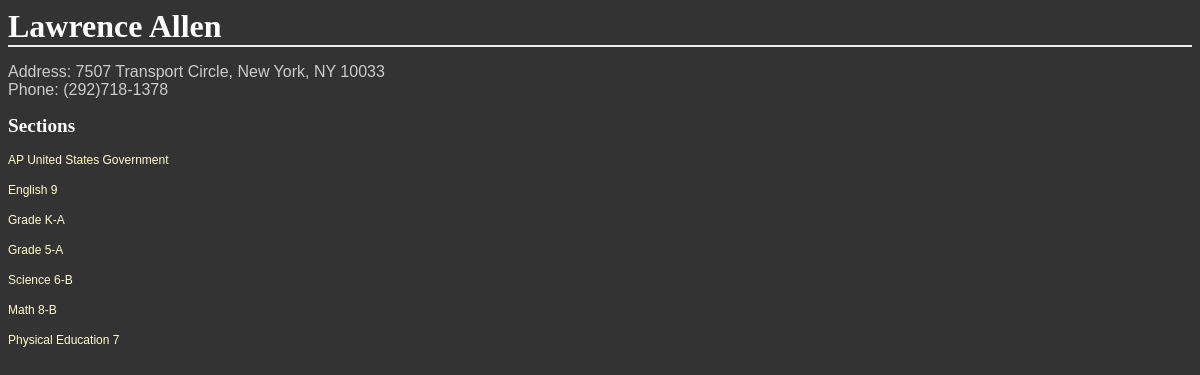
Before: /districts/1/schools/2/students/12/ with the older database file.
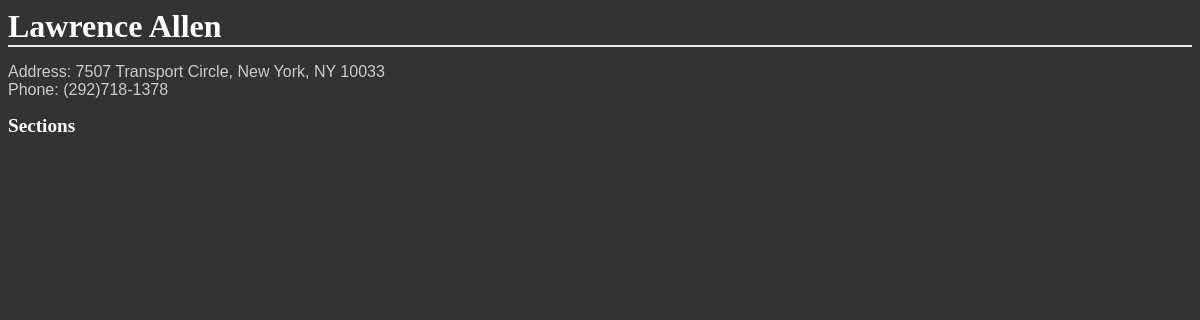
After: the same page with the newer database file.
### database_setup.py (models this page shows, shortened)
class Section(Base):
    __tablename__ = 'section'
    id = Column(Integer, primary_key=True)
    name = Column(String(40), nullable=False)
    school_id = Column(Integer, ForeignKey('school.id'))
    school = relationship(School)
    teacher_id = Column(Integer, ForeignKey('teacher.id'))
    teacher = relationship(Teacher)
    students = relationship('Student', secondary='enrollment')

### schools.py (the view)
@app.route('/districts/<int:district_id>/schools/<int:school_id>/students/<int:student_id>/')
def showStudent(district_id, school_id, student_id):
    student = session.query(Student).filter_by(id=student_id).one()
    sections = student.sections
    return render_template('student.html',
                           district_id=district_id,
                           school_id=school_id,
                           student=student,
                           sections=sections)

### templates/student.html
<html>
<head>
	<link rel=stylesheet type=text/css href="{{ url_for('static', filename='styles.css') }}">
</head>
<body>
<h1>{{student.first_name}} {{student.last_name}}</h1>
<p>Address: {{student.address}}, {{student.city}}, {{student.state}} {{student.zip}}<br>
Phone: {{student.phone}}</p>
<h2>Sections</h2>
{% for section in sections %}
	<p><a href='{{url_for('showSection', district_id=district_id, school_id=school_id, section_id=section.id)}}'>{{section.name}}</a></p>
{% endfor %}
</body>
</html>

Changed rows visible on the page:
no longer on this page (row unchanged): Section: name "AP United States Government"
no longer on this page (row edited): Section: name "English 9"
no longer on this page (row edited): Section: name "Grade K-A"
no longer on this page (row edited): Section: name "Grade 5-A"
no longer on this page (row edited): Section: name "Science 6-B"
no longer on this page (row edited): Section: name "Math 8-B"
no longer on this page (row edited): Section: name "Physical Education 7"
